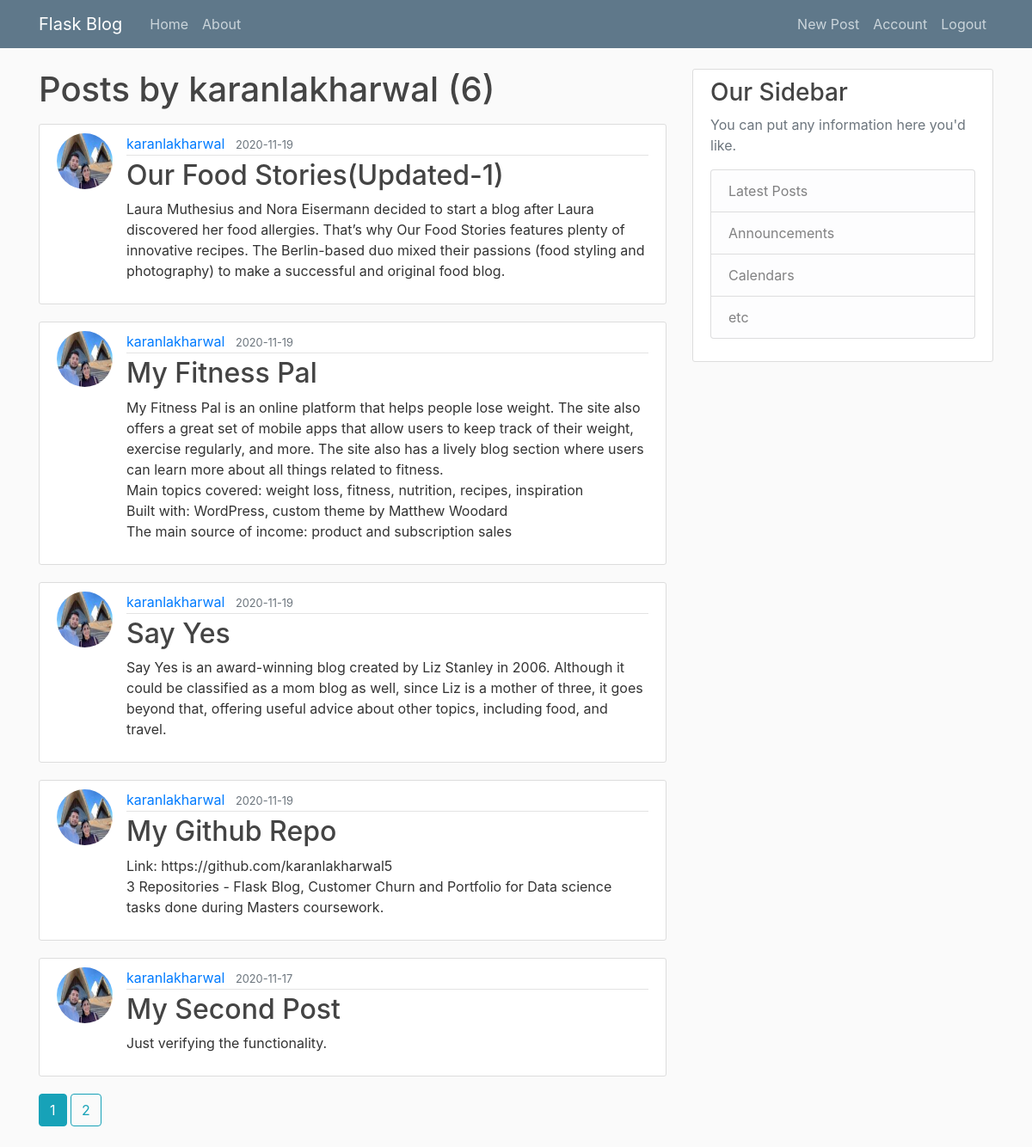
/user/karanlakharwal (signed in), run on the app's committed database.
### FlaskBlog/models.py (models this page shows, shortened)
class User(db.Model, UserMixin):
    id = db.Column(db.Integer, primary_key=True)
    username = db.Column(db.String(20), unique=True, nullable=False)
    email = db.Column(db.String(120), unique=True, nullable=False)
    image_file = db.Column(db.String(20), nullable=False, default='default.jpg')
    password = db.Column(db.String(60), nullable=False)
    posts = db.relationship('Post', backref='author', lazy=True)

class Post(db.Model):
    id = db.Column(db.Integer, primary_key=True)
    title = db.Column(db.String(100), nullable=False)
    date_posted = db.Column(db.DateTime, nullable=False, default=datetime.utcnow)
    content = db.Column(db.Text, nullable=False)
    user_id = db.Column(db.Integer, db.ForeignKey('user.id'), nullable=False)

### FlaskBlog/users/routes.py (the view)
@users.route('/user/<string:username>')
def user_posts(username):
    page = request.args.get('page',1,type=int)
    user = User.query.filter_by(username=username).first_or_404()
    posts =Post.query.filter_by(author=user)\
        .order_by(Post.date_posted.desc())\
        .paginate(page=page, per_page=5)
    return render_template('user_posts.html', posts=posts,user=user)

### FlaskBlog/models.py (called while the page is built)
@login_manager.user_loader
def load_user(user_id):
    return User.query.get(int(user_id))

### FlaskBlog/templates/user_posts.html
{% extends 'layout.html' %}
{% block content %}
    <h1 class="mb-3">Posts by {{ user.username }} ({{ posts.total }})</h1>
    {% for post in posts.items %}
    <article class="media content-section">
      <img class="rounded-circle article-img" src="{{ url_for('static',filename='profile_pics/'+ post.author.image_file)}}">
      <div class="media-body">
        <div class="article-metadata">
          <a class="mr-2" href="{{ url_for('users.user_posts',username=post.author.username) }}">{{ post.author.username }}</a>
          <small class="text-muted">{{ post.date_posted.strftime('%Y-%m-%d') }}</small>
        </div>
        <h2><a class="article-title" href="{{url_for('posts.post',post_id=post.id)}}">{{ post.title }}</a></h2>
        <p class="article-content">{{ post.content }}</p>
      </div>
    </article>
    {% endfor %}
    {% for page_num in posts.iter_pages(left_edge=1,right_edge=1,left_current=1, right_current=2) %}
        {% if page_num %}
            {% if posts.page == page_num %}
                <a class="btn btn-info mb-4" href="{{url_for('users.user_posts', username=user.username, page=page_num)}}">{{ page_num }}</a>
            {% else %}
                <a class="btn btn-outline-info mb-4" href="{{url_for('users.user_posts', username=user.username, page=page_num)}}">{{ page_num }}</a>
            {% endif %}
        {% else %}
            ...
        {% endif %}
    {% endfor %}
{% endblock content %}

### FlaskBlog/static/main.css (style rules this page uses)
body { background: #fafafa; color: #333333; margin-top: 5rem; }
h1, h2, h3, h4, h5, h6 { color: #444444; }
.content-section { background: #ffffff; padding: 10px 20px; border: 1px solid #dddddd; border-radius: 3px; margin-bottom: 20px; }
.article-title { color: #444444; }
.article-content { white-space: pre-line; }
.article-img { height: 65px; width: 65px; margin-right: 16px; }
.article-metadata { padding-bottom: 1px; margin-bottom: 4px; border-bottom: 1px solid #e3e3e3 }

### data on the page
User: username "karanlakharwal"
Post: image_file (picture), author.username "karanlakharwal", date_posted "2020-11-19", title "Our Food Stories(Updated-1)", content "Laura Muthesius and Nora Eisermann decided to start a blog after Laura discovered her food allergies. That’s why Our Food Stories features plenty of innovative recipes. The Berlin-based duo mixed their passions (food styling and photography) to make a successful and original food blog."
Post: image_file (picture), author.username "karanlakharwal", date_posted "2020-11-19", title "My Fitness Pal", content "My Fitness Pal is an online platform that helps people lose weight. The site also offers a great set of mobile apps that allow users to keep track of their weight, exercise regularly, and more. The site also has a lively blog section where users can learn more about all things related to fitness. Main topics covered: weight loss, fitness, nutrition, recipes, inspiration Built with: WordPress, custom theme by Matthew Woodard The main source of income: product and subscription sales"
Post: image_file (picture), author.username "karanlakharwal", date_posted "2020-11-19", title "Say Yes", content "Say Yes is an award-winning blog created by Liz Stanley in 2006. Although it could be classified as a mom blog as well, since Liz is a mother of three, it goes beyond that, offering useful advice about other topics, including food, and travel."
Post: image_file (picture), author.username "karanlakharwal", date_posted "2020-11-19", title "My Github Repo", content "Link: https://github.com/karanlakharwal5 3 Repositories - Flask Blog, Customer Churn and Portfolio for Data science tasks done during Masters coursework."
Post: image_file (picture), author.username "karanlakharwal", date_posted "2020-11-17", title "My Second Post", content "Just verifying the functionality."

### other printed values
{{ posts.total }} "6"
{{ page_num }} "1"
{{ page_num }} "2"
